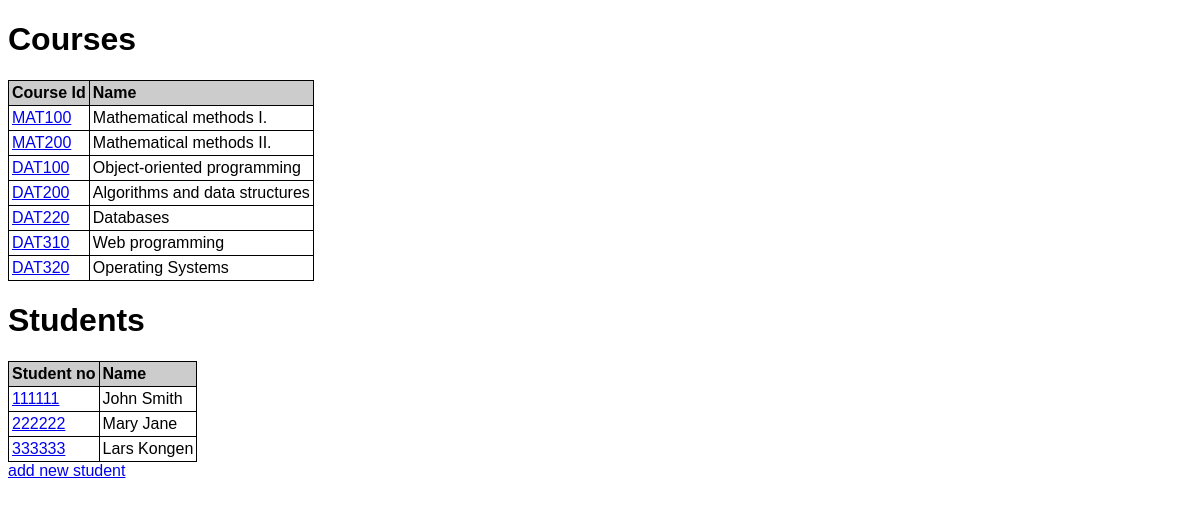
The page / on the database its author committed.
### tables this page shows
CREATE TABLE courses (
                                id TEXT UNIQUE NOT NULL,
                                name TEXT
                            );

CREATE TABLE students (
                                student_no INTEGER UNIQUE NOT NULL,
                                name TEXT NOT NULL
                            );

### app.py (the view)
@app.route("/")
def index():
    db = setup_db.create_connection('database.db')
    curr = db.cursor()
    curr.execute('SELECT * FROM students')
    students = []
    for student in curr:
        students.append(
            {'student_no': student[0],
             'name': student[1]})
    curr.execute('SELECT * FROM courses')
    courses = []
    for course in curr:
        courses.append(
            {'course_id': course[0],
             'name': course[1]})
    return render_template("index.html",
                    students=students, courses=courses)

### setup_db.py (called while the page is built)
def create_connection(db_file):
    conn = None
    try:
        conn = sqlite3.connect(db_file)
        return conn
    except Error as e:
        print(e)
    return conn

### templates/index.html (shortened to what this page needs)
<!DOCTYPE html>
<html lang="en">
<head>
    <link rel="stylesheet" href="{{ url_for('static', filename='style.css') }}"/>
</head>
<body>
    <h1>Courses</h1>
            <table>
                <thead>
                    <tr>
                        <th>Course Id</th>
                        <th>Name</th>
                    </tr>
                </thead>
                <tbody>
                {% for course in courses %}
                <tr>
                    <td><a href="{{ url_for('course', course_id=course.course_id) }}">{{ course.course_id }} </a></td>
                    <td>{{ course.name }}</td>
                </tr>
                {% endfor %}
            </tbody>
            </table>
    <h1>Students</h1>
            <table>
                <thead>
                    <tr>
                        <th>Student no</th>
                        <th>Name</th>
                    </tr>
                </thead>
                <tbody>
                {% for student in students %}
                <tr>
                    <td><a href="{{url_for('student', student_no=student.student_no)}}">{{ student.student_no }} </a></td>
                    <td>{{ student.name }}</td>
                </tr>
                {% endfor %}
            </tbody>
            </table>
    <a href="{{url_for('add_student')}}">add new student</a>
</body>
</html>

### static/style.css (style rules this page uses)
* { font-family: Verdana, Arial, sans-serif; }
table { border-collapse: collapse; }
th { background-color: #cccccc; text-align: left; }
td, th { border: 1px solid black; padding: 3px; }

### rows shown on the page
courses: course_id "MAT100", name "Mathematical methods I."
courses: course_id "MAT200", name "Mathematical methods II."
courses: course_id "DAT100", name "Object-oriented programming"
courses: course_id "DAT200", name "Algorithms and data structures"
courses: course_id "DAT220", name "Databases"
courses: course_id "DAT310", name "Web programming"
courses: course_id "DAT320", name "Operating Systems"
students: student_no "111111", name "John Smith"
students: student_no "222222", name "Mary Jane"
students: student_no "333333", name "Lars Kongen"
